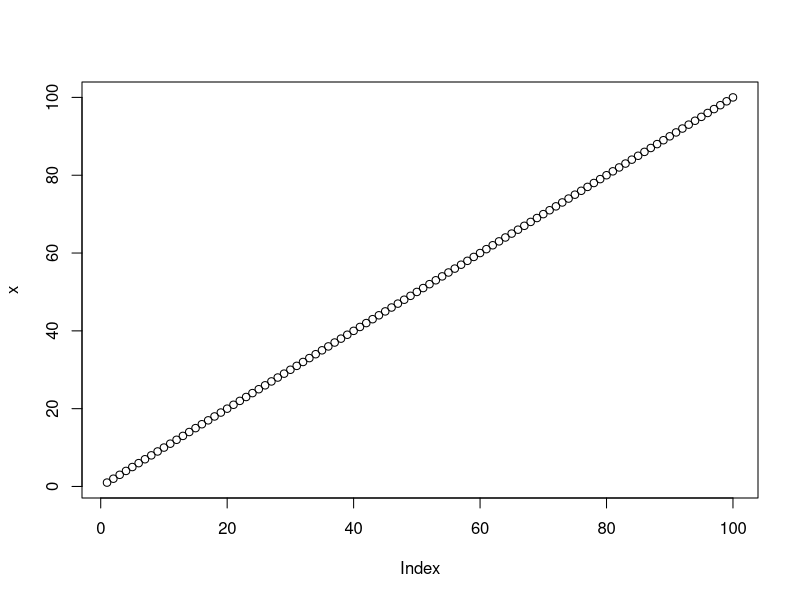
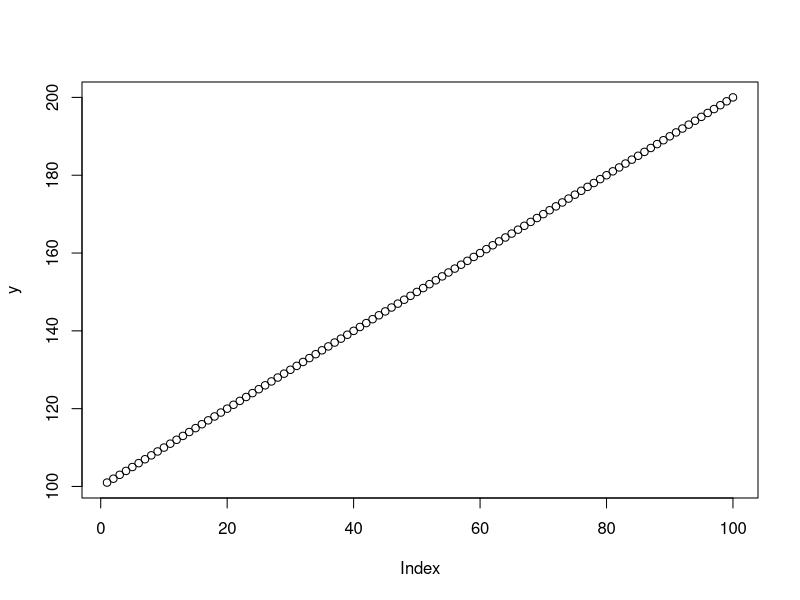
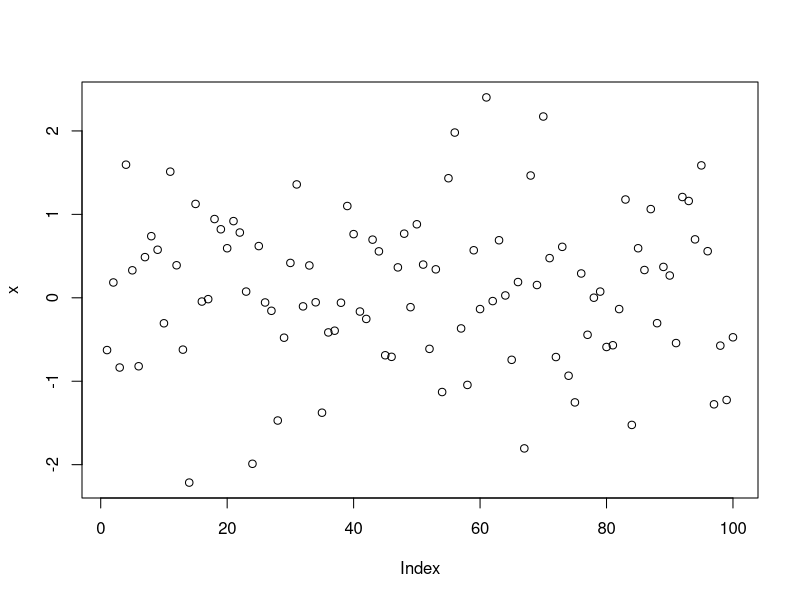
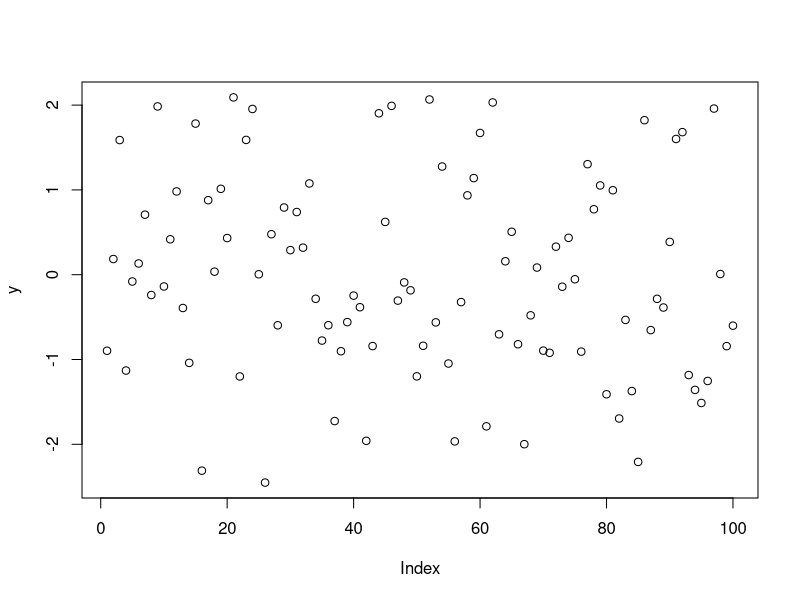

These figures' R source, in order:
#In this case there is a positive covariance between the two variables x,y
x<-seq(1,100)
y<-seq(101,200)

plot(x)
plot(y)

cov(x,y)
 
# in this case the covariance is approximately 0: x and y are independent variables
set.seed(1)
x<-rnorm(1:100)
plot(x)

set.seed(2)
y<-rnorm(1:100)
plot(y)

cov(x,y)

#correlation is in the range [,-1,1] so it is a normalized covariance
cor(x,y)
#this is how we calculate it so it yields the same result (correlation)
cov(x,y)/(sd(x)*sd(y))
